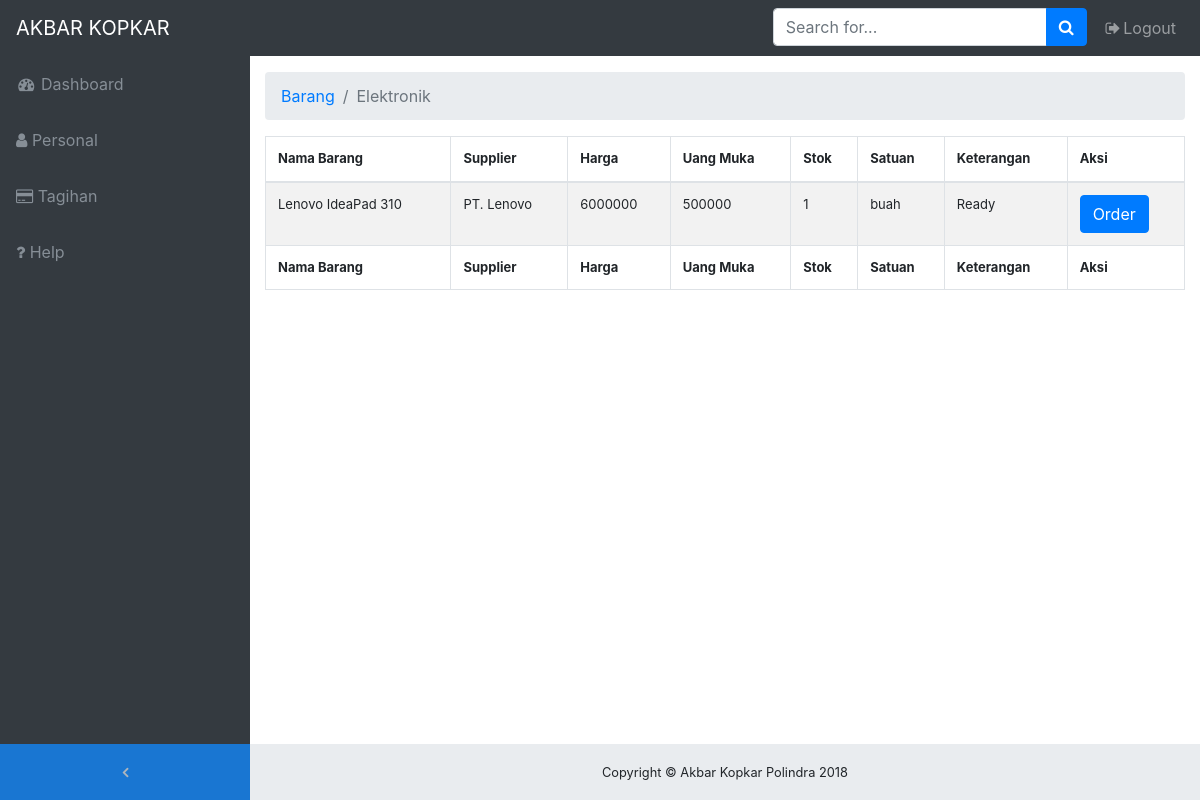
The app's page /on-member/elektronik.php with its own data.
### tables this page shows
CREATE TABLE `barang_elektronik` (
  `id_barang` int(11) NOT NULL,
  `nama_barang` varchar(50) NOT NULL,
  `supplier` varchar(50) NOT NULL,
  `harga` int(15) NOT NULL,
  `uang_muka` int(15) NOT NULL,
  `stok` int(5) NOT NULL,
  `satuan` varchar(15) NOT NULL,
  `keterangan` varchar(15) NOT NULL,
  `tgl_masuk` date NOT NULL
);

### on-member/elektronik.php (the view, shortened to what this page needs)
<!DOCTYPE html>
<html lang="en">
<head>
  <link href="vendor/bootstrap/css/bootstrap.min.css" rel="stylesheet">
  <link href="vendor/font-awesome/css/font-awesome.min.css" rel="stylesheet" type="text/css">
  <link href="vendor/datatables/dataTables.bootstrap4.css" rel="stylesheet">
  <link href="css/sb-admin.css" rel="stylesheet">
</head>
<body class="fixed-nav sticky-footer bg-dark" id="page-top">
  <nav class="navbar navbar-expand-lg navbar-dark bg-dark fixed-top" id="mainNav">
    <a class="navbar-brand" href="index.php">AKBAR KOPKAR</a>
    <div class="collapse navbar-collapse" id="navbarResponsive">
      <ul class="navbar-nav navbar-sidenav" id="exampleAccordion">
        <li class="nav-item" data-toggle="tooltip" data-placement="right" title="Dashboard">
          <a class="nav-link" href="index.php">
            <i class="fa fa-fw fa-dashboard"></i>
            <span class="nav-link-text">Dashboard</span>
          </a>
        </li>
        <li class="nav-item" data-toggle="tooltip" data-placement="right" title="Dashboard">
          <a class="nav-link" href="personal.php">
            <i class="fa fa-user"></i>
            <span class="nav-link-text">Personal</span>
          </a>
        </li>
        <li class="nav-item" data-toggle="tooltip" data-placement="right" title="Dashboard">
          <a class="nav-link" href="tagihan.php">
            <i class="fa fa-credit-card"></i>
            <span class="nav-link-text">Tagihan</span>
          </a>
        </li>
        <li class="nav-item" data-toggle="tooltip" data-placement="right" title="Dashboard">
          <a class="nav-link" href="help.php">
            <i class="fa fa-question"></i>
            <span class="nav-link-text">Help</span>
          </a>
        </li>
      </ul>
      <ul class="navbar-nav sidenav-toggler">
        <li class="nav-item">
          <a class="nav-link text-center" id="sidenavToggler">
            <i class="fa fa-fw fa-angle-left"></i>
          </a>
        </li>
      </ul>
      <ul class="navbar-nav ml-auto">
        <li class="nav-item">
          <form class="form-inline my-2 my-lg-0 mr-lg-2">
            <div class="input-group">
              <input class="form-control" type="text" placeholder="Search for...">
              <span class="input-group-append">
                <button class="btn btn-primary" type="button">
                  <i class="fa fa-search"></i>
                </button>
              </span>
            </div>
          </form>
        </li>
        <li class="nav-item">
          <a class="nav-link" data-toggle="modal" data-target="#exampleModal">
            <i class="fa fa-fw fa-sign-out"></i>Logout</a>
        </li>
      </ul>
    </div>
  </nav>
  <div class="content-wrapper">
    <div class="container-fluid">
      <ol class="breadcrumb">
        <li class="breadcrumb-item">
          <a href="#">Barang</a>
        </li>
        <li class="breadcrumb-item active">Elektronik</li>
      </ol>
    <div class="table-responsive">
    <table id="ngoding" class="table table-striped table-bordered" cellspacing="0" width="100%" style="font-size: 13px">
            <thead>
            <tr>
                <th>Nama Barang</th>
                <th>Supplier</th>
                <th>Harga</th>
                <th>Uang Muka</th>
                <th>Stok</th>
                <th>Satuan</th>
                <th>Keterangan</th>
                <th>Aksi</th>
            </tr>
            </thead>
            <?php
                include 'koneksi.php';
                $sql = mysqli_query($conn, "SELECT * from barang_elektronik");
                while ($data = mysqli_fetch_array($sql)){
                ?>
            <tr>
                    <td><?php echo $data['nama_barang'];?></td>
                    <td><?php echo $data['supplier'];?></td>
                    <td><?php echo $data['harga'];?></td>
                    <td><?php echo $data['uang_muka'];?></td>
                    <td><?php echo $data['stok']?></td>
                    <td><?php echo $data['satuan'];?></td>
                    <td><?php echo $data['keterangan']?></td>
                    <td>
                        <a href="order.php"><button class="btn btn-primary"><span class="glyphicon glyphicon-pencil"></span>Order</button></a>
                    </td>
            </tr>
            <?php
            }
            ?>
            <tfoot>
            <tr>
                <th>Nama Barang</th>
                <th>Supplier</th>
                <th>Harga</th>
                <th>Uang Muka</th>
                <th>Stok</th>
                <th>Satuan</th>
                <th>Keterangan</th>
                <th>Aksi</th>
            </tr>
        </tfoot>
        </table>
        </div>
    <footer class="sticky-footer">
      <div class="container">
        <div class="text-center">
          <small>Copyright © Akbar Kopkar Polindra 2018</small>
        </div>
      </div>
    </footer>
  </div>
</body>
</html>

### on-member/css/sb-admin.css (style rules this page uses)
html { position: relative; min-height: 100%; }
body { overflow-x: hidden; }
body.sticky-footer { margin-bottom: 56px; }
body.sticky-footer .content-wrapper { min-height: calc(100vh - 56px - 56px); }
body.fixed-nav { padding-top: 56px; }
.content-wrapper { min-height: calc(100vh - 56px); padding-top: 1rem; }
#mainNav .navbar-collapse { overflow: auto; max-height: 75vh; }
#mainNav .navbar-collapse .navbar-nav .nav-item .nav-link { cursor: pointer; }
#mainNav .navbar-collapse .sidenav-toggler { display: none; }
@media (min-width: 992px) { #mainNav .navbar-brand { width: 250px; } }
@media (min-width: 992px) { #mainNav .navbar-collapse { overflow: visible; max-height: none; } }
@media (min-width: 992px) { #mainNav .navbar-collapse .navbar-sidenav { position: absolute; top: 0; left: 0; -webkit-flex-direction: column; -ms-flex-direction: column; flex-direction: column; margin-top: 56px; } }
@media (min-width: 992px) { #mainNav .navbar-collapse .navbar-sidenav > .nav-item { width: 250px; padding: 0; } }
@media (min-width: 992px) { #mainNav .navbar-collapse .navbar-sidenav > .nav-item > .nav-link { padding: 1em; } }
#mainNav.fixed-top .sidenav-toggler { display: none; }
@media (min-width: 992px) { #mainNav.fixed-top .navbar-sidenav { height: calc(100vh - 112px); } }
@media (min-width: 992px) { #mainNav.fixed-top .sidenav-toggler { position: absolute; top: 0; left: 0; display: flex; -webkit-flex-direction: column; -ms-flex-direction: column; flex-direction: column; margin-top: calc(100vh - 56px); } }
@media (min-width: 992px) { #mainNav.fixed-top .sidenav-toggler > .nav-item { width: 250px; padding: 0; } }
@media (min-width: 992px) { #mainNav.fixed-top .sidenav-toggler > .nav-item > .nav-link { padding: 1em; } }
#mainNav.fixed-top.navbar-dark .sidenav-toggler { background-color: #1976d2; }
#mainNav.fixed-top.navbar-dark .sidenav-toggler a i { color: #adb5bd; }
.content-wrapper { overflow-x: hidden; background: white; }
@media (min-width: 992px) { .content-wrapper { margin-left: 250px; } }
#sidenavToggler i { font-weight: 800; }
#mainNav.navbar-dark .navbar-collapse .navbar-sidenav > .nav-item > .nav-link { color: #868e96; }
@media (min-width: 992px) { #mainNav.navbar-dark .navbar-collapse .navbar-sidenav { background: #343a40; } }
footer.sticky-footer { position: absolute; right: 0; bottom: 0; width: 100%; height: 56px; background-color: #e9ecef; line-height: 55px; }
@media (min-width: 992px) { footer.sticky-footer { width: calc(100% - 250px); } }

### records on screen
barang_elektronik: nama_barang "Lenovo IdeaPad 310", supplier "PT. Lenovo", harga "6000000", uang_muka "500000", stok "1", satuan "buah", keterangan "Ready"
